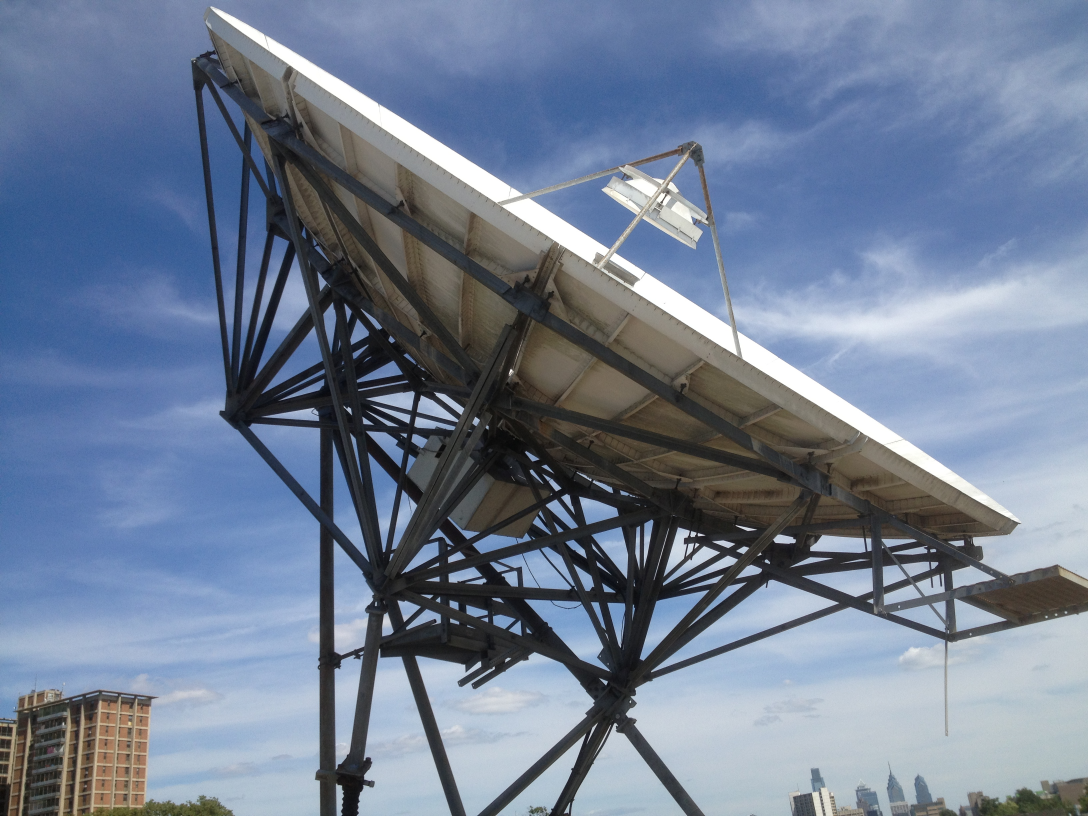
#> input picture PCRT/Design/Optics/TECDish/PCRT_Image_for_Optics_Determination.jpg, 3264 x 2448 px (shown at 1/3 size)
$ python DeterminePCRTOptics.py
#> lines starting #> are read from the running program, lines starting #| are printed output that depends on the picture
# -*- coding: utf-8 -*-
"""
Created on Sat Mar 19 23:05:35 2016

@author: jaguirre
"""
import numpy as np
import pylab as plt
from astropy import units as u
from matplotlib.patches import Ellipse

def rot2d(x,y,ang):
    xr = x*np.cos(ang)+y*np.sin(ang)
    yr = -x*np.sin(ang)+y*np.cos(ang)
    return (xr,yr)

def dist2d(x1,x2,y1,y2):
    dx2 = np.power(x1-x2,2)
    dy2 = np.power(y1-y2,2)
    d = np.sqrt(dx2 + dy2)
    return d

# A bunch of values picked off the image
# THE KEY MEASUREMENT
# Edges of the primary
xtop = 630.
ytop = 18.
xbot = 3063.
ybot = 1568.
# Primary diameter, in pixels
D_pri_pix = dist2d(xtop,xbot,ytop,ybot)
# Separate measurement establishes the size of the primary
D_pri_m = 10.
# Meters per pixel
mperpix = D_pri_m/D_pri_pix
# The tilt (relative to the image borders) should be deducible from the above
tilt_pri = np.degrees(np.arctan(np.abs(ytop-ybot)/np.abs(xtop-xbot)))
tilt = np.radians(tilt_pri)#33.)

#Define the focal length
f_primary = 2.85
f_primary_pix = f_primary/mperpix

# Apparent vertex of the primary parabola from the image
xvert_app = 1507
yvert_app = 1303

# The equation of the primary parabola
# Given the endpoints of the parabola and the focal length, all else follows.
a_parabola = 1./(4.*f_primary_pix) #2.8e-4

# Parabola in standard form
x_pri = np.linspace(-D_pri_pix/2.,D_pri_pix/2.,num=1000)
y_pri = a_parabola * np.power(x_pri,2)
# Rotate it
xr,yr = rot2d(x_pri,y_pri,tilt)
# For some reason, invert y
yr = -yr

# The desired shift is the offset between the known endpoint
xvert = xtop - xr[0]
yvert = ytop - yr[0]

# Shift into position
xp = xr + xvert
#yp = yr - (ymax-yvert)
yp = yr + yvert

# Focal ocation of focus
fpx,fpy = (0,f_primary_pix)
fpx,fpy= rot2d(fpx,fpy,tilt)
fpx += xvert
fpy = -fpy + yvert

#Edges of the secondary
x_sec_top = 1806
y_sec_top = 566
x_sec_bot = 2088
y_sec_bot = 749
D_sec_pix = dist2d(x_sec_top,x_sec_bot,y_sec_top,y_sec_bot)

plt.plot([x_sec_top,x_sec_bot],[y_sec_top,y_sec_bot],'r')

# Secondary diameter
D_sec_m = D_sec_pix * mperpix
# vertex of the secondary support legs
xtri = 2090
ytri = 431

# The equation of the secondary ellipse.
a = 400.;
b = 240.;
# Eccentricity
e = np.sqrt(1-np.power(b/a,2))
# The focus positions
f1x,f1y = (a*e,0)
f2x,f2y = (-a*e,0)
# Now transform the focus position
etilt = np.radians(90.-tilt_pri) #56.5)
f1x,f1y = rot2d(f1x,f1y,etilt)
f2x,f2y = rot2d(f2x,f2y,etilt)
# Want to force secondary focus to line up with
# the primary's
xe0 = fpx-f1x
ye0 = fpy-f1y


# The equation of the ellipse, transformed
xe = np.linspace(-a,a,num=1000) #-a:0.25:a;
yep = b*np.sqrt(1-np.power(xe/a,2));
yen = -yep #b.*sqrt(1-(xe.^2)./a^2);
xe = np.concatenate((xe,xe))
ye = np.concatenate((yep,yen))

xe,ye = rot2d(xe,ye,etilt)
#slide = 500.
#xe0 = xvert + slide*np.cos(etilt)
#ye0 = yvert - slide*np.sin(etilt)
xe = xe + xe0
ye = ye + ye0

f1x += xe0
f1y += ye0
f2x += xe0
f2y += ye0

# -----
# Plotting
# ------
im = plt.imread('PCRT_Image_for_Optics_Determination.jpg')
#> im is the input picture: shape (2448, 3264, 3); mean R, G, B 112.9, 126.9, 149.3
ymax,xmax,_ = im.shape
#> ymax = 2448; xmax = 3264

fig = plt.figure(1)
plt.clf()
ax = fig.add_subplot(111)
plt.imshow(im,interpolation='None')

# Diameter
plt.plot([xtop,xbot],[ytop,ybot],'r')

# Primary parabola
plt.plot(xp,yp,'r')
# Primary focus
plt.plot(fpx,fpy,'ro')
# Primary vertex
plt.plot(xvert,yvert,'ro')
plt.plot(np.array([xvert,fpx]),np.array([yvert,fpy]),'r')

# Extreme rays
s = np.linspace(0,1000,num=1000)
ang = (ytop - fpy)/(xtop-fpx)

plt.plot([xtop,fpx],[ytop,fpy],'g--')
plt.plot([xbot,fpx],[ybot,fpy],'g--')

# Figure out how tipped my viewing angle is
skew_ang = np.radians(1.4)
view_skew_ell = Ellipse(xy=(xtop+D_pri_pix*np.cos(tilt)/2,ytop+D_pri_pix*np.sin(tilt)/2),
                        width=D_pri_pix, height=D_pri_pix*np.sin(skew_ang),
angle=tilt_pri)
view_skew_ell.fill=False
ax.add_artist(view_skew_ell)


plt.plot(xe,ye,'c')
plt.plot(f1x,f1y,'co')
plt.plot(f2x,f2y,'co')

if True:
    plt.xlim([0,xmax])
    plt.ylim([ymax,0])
else:
    plt.xlim([1200,2200])
    plt.ylim([1500,500])

plt.show()
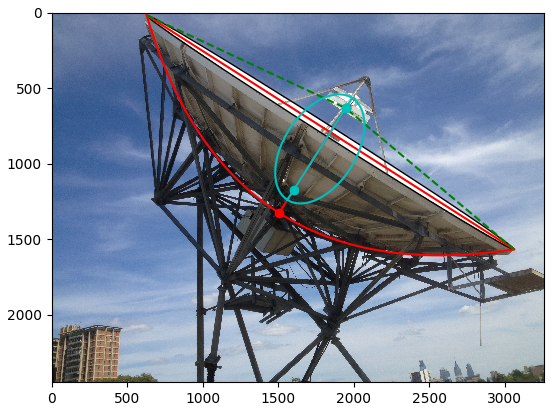
#> figure drawn by matplotlib, 1 panel

$ run again, with PCRT/Design/Optics/TECDish/PCRT_Image_for_Scaffolding.jpg copied over PCRT/Design/Optics/TECDish/PCRT_Image_for_Optics_Determination.jpg
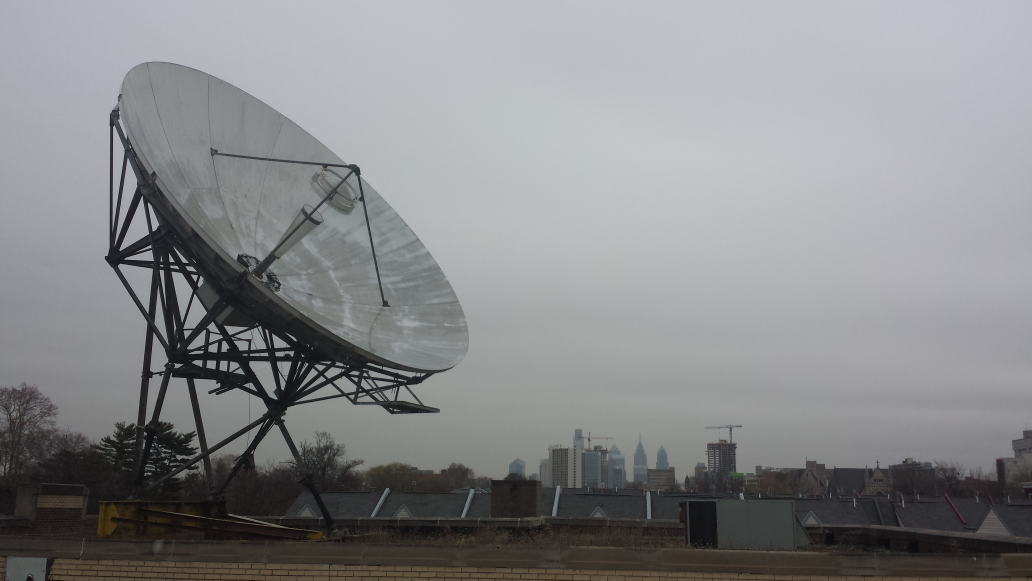
#> input picture PCRT/Design/Optics/TECDish/PCRT_Image_for_Scaffolding.jpg, 4128 x 2322 px (shown at 1/4 size)
#> im is the input picture: shape (2322, 4128, 3); mean R, G, B 135.3, 136.2, 138.2
#> `plt.show()`:
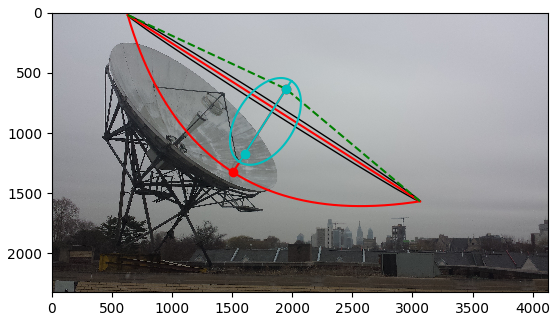
#> figure drawn by matplotlib, 1 panel

$ run again, with PCRT/Design/Optics/TECDish/photo.JPG copied over PCRT/Design/Optics/TECDish/PCRT_Image_for_Optics_Determination.jpg
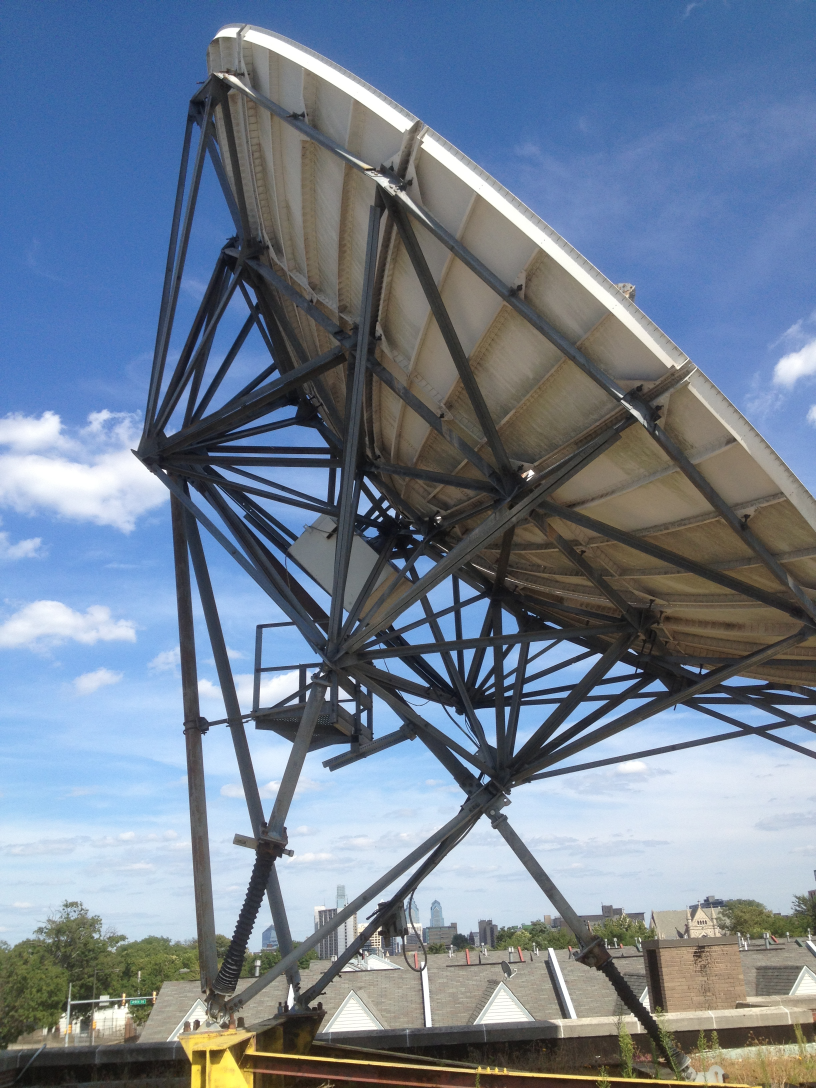
#> input picture PCRT/Design/Optics/TECDish/photo.JPG, 2448 x 3264 px (shown at 1/3 size)
#> im is the input picture: shape (3264, 2448, 3); mean R, G, B 113.4, 127.6, 145.9
#> `plt.show()`:
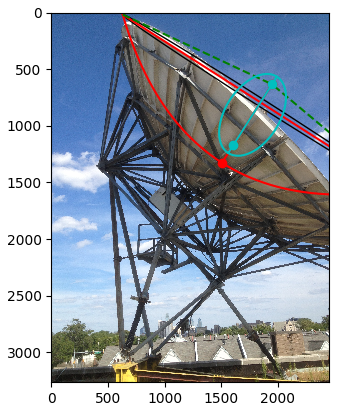
#> figure drawn by matplotlib, 1 panel

$ run again, with PCRT/Design/Optics/TECDish/photo2.jpg copied over PCRT/Design/Optics/TECDish/PCRT_Image_for_Optics_Determination.jpg
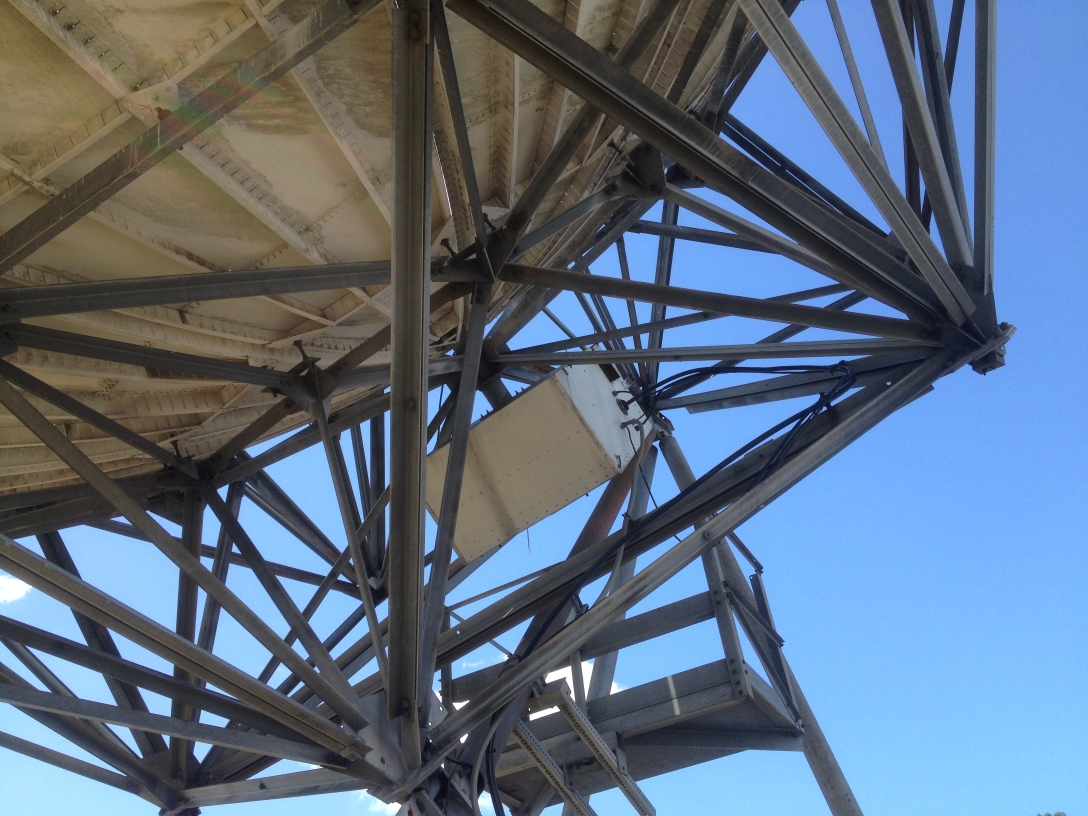
#> input picture PCRT/Design/Optics/TECDish/photo2.jpg, 3264 x 2448 px (shown at 1/3 size)
#> im is the input picture: shape (2448, 3264, 3); mean R, G, B 93.5, 110, 129.4
#> `plt.show()`:
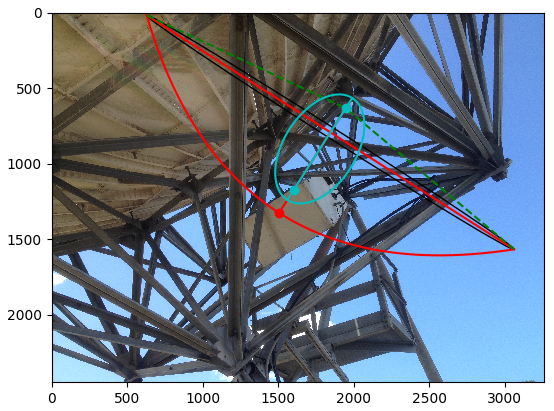
#> figure drawn by matplotlib, 1 panel
